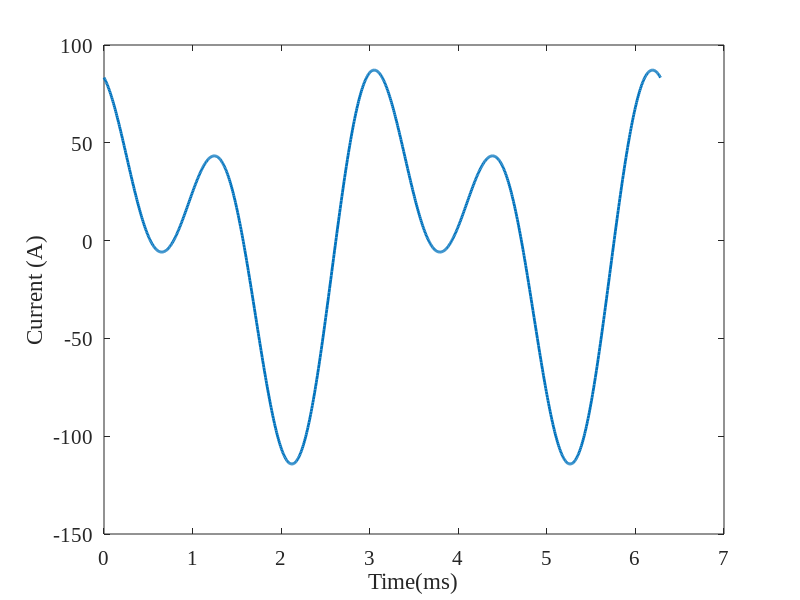

Recreate this plot in MATLAB.
theta= linspace(0,2*pi,1000);
id=500;
iq=0;

third_harmonic=500*cos(3*theta)/6;

id= third_harmonic;
iq=third_harmonic;

ialpha = id .* cos(theta) - iq .* sin(theta);
ibeta = id.* sin(theta) + iq .* cos(theta);
% Inverse Clarke Transformation: alpha-beta to abc
i_a = ialpha;
i_b = -0.5 * ialpha + (sqrt(3) / 2) * ibeta;
i_c = -0.5 * ialpha - (sqrt(3) / 2) * ibeta;


figure2= figure('Name','Time domain phase-A Current');
axes1 = axes('Parent',figure2);

plot(theta,i_a,"LineWidth",2) 
hold on

% plot(theta,i_b,"LineWidth",2) 

% plot(theta,i_c,"LineWidth",2) 
hold on

% plot(theta,third_harmonic,"LineWidth",2) 

xlabel("Time(ms)")
ylabel("Current (A)")
set(axes1,'FontName','Times New Roman','FontSize',15);
